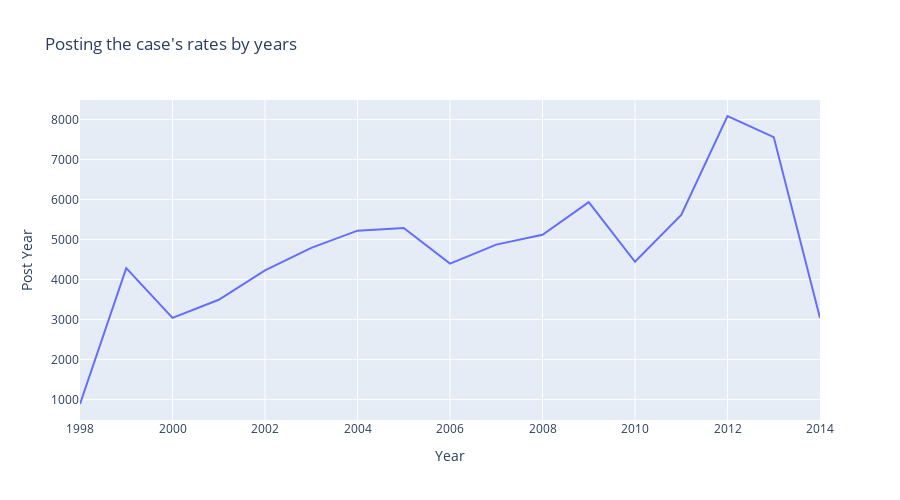

This figure's notebook cell:
### Code cell
# Calculate the count of UFO sighting posts by year
year_counts = ufo_df['date posted'].dt.year.value_counts().sort_index()

# Create the line plot using Plotly
fig = go.Figure(data=go.Scatter(x=year_counts.index, y=year_counts.values, mode='lines'))
fig.update_layout(
    title="Posting the case's rates by years",
    xaxis=dict(title='Year'),
    yaxis=dict(title='Post Year'),
    xaxis_tickangle=0,
    height=500,
    width=900
)

# Show the interactive plot
fig.show()

### Figure 1 — Plotly figure (JSON) as saved in the notebook; plotly's stock layout.template omitted (floating-point values rounded to 4 significant figures)
{"data": [{"mode": "lines", "type": "scatter", "x": [1998, 1999, 2000, 2001, 2002, 2003, 2004, 2005, 2006, 2007, 2008, 2009, 2010, 2011, 2012, 2013, 2014], "y": [890, 4286, 3042, 3496, 4230, 4792, 5224, 5288, 4399, 4875, 5121, 5936, 4446, 5616, 8090, 7562, 3039]}], "layout": {"height": 500, "title": {"text": "Posting the case's rates by years"}, "width": 900, "xaxis": {"tickangle": 0, "title": {"text": "Year"}}, "yaxis": {"title": {"text": "Post Year"}}}}
